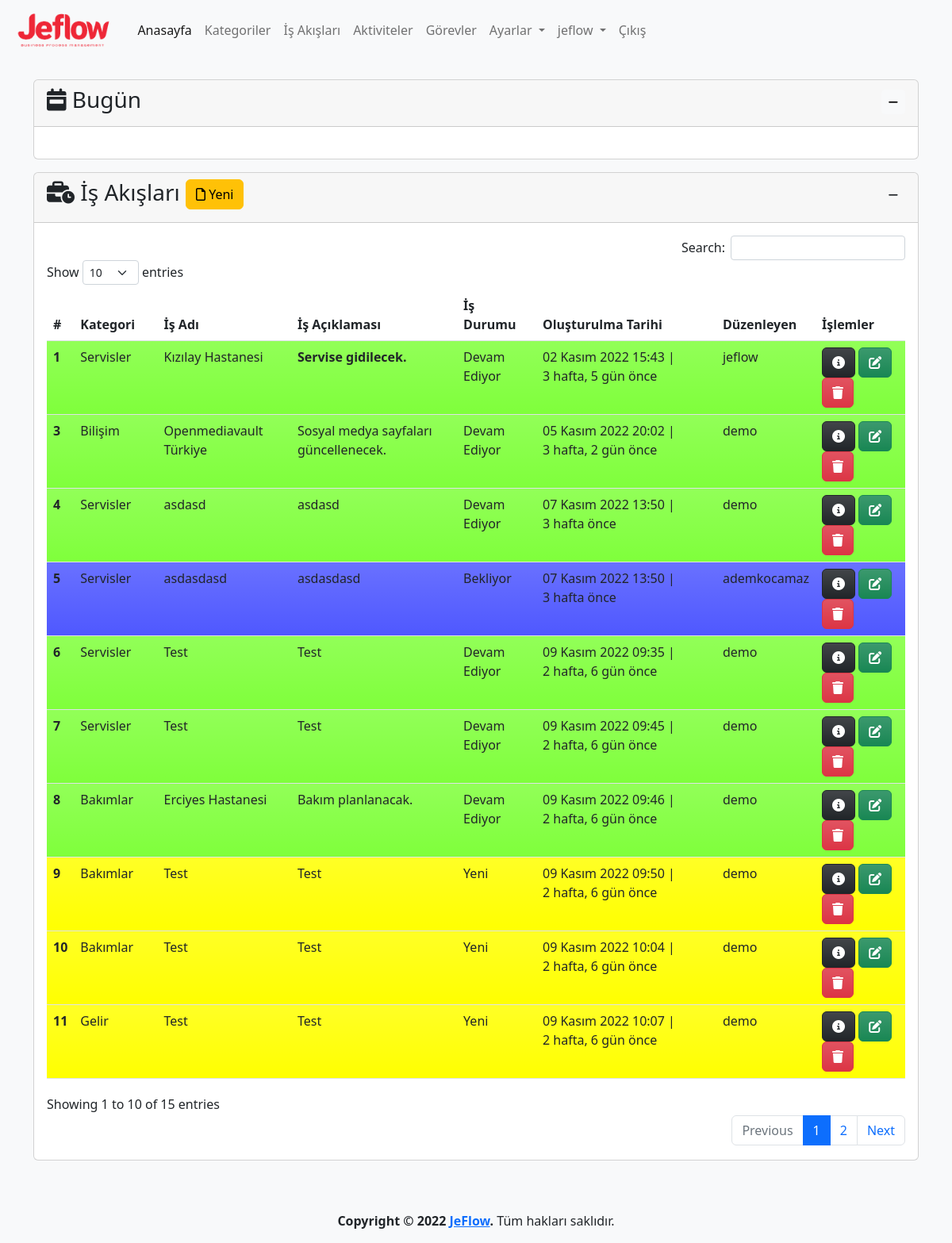
/process/ (signed in), run on the app's committed database.
### app/models.py (models this page shows, shortened)
class Process(models.Model):
    category=models.ForeignKey(Category,on_delete=models.CASCADE,verbose_name='Kategori')
    name=models.CharField(max_length=500,verbose_name='İş Akış Adı')
    description=models.TextField(verbose_name='İş Akış Açıklaması', blank=True, null=True)
    state=models.ForeignKey(State, on_delete=models.SET_NULL,verbose_name='Durum', blank=True, null=True)
    created_date=models.DateTimeField(auto_now_add=True, verbose_name='Oluşturulma Tarihi')
    user=models.ForeignKey(User,on_delete=models.CASCADE,verbose_name='Kullanıcı', blank=True, null=True)
    class Meta:
        verbose_name='İş Akışı'
        verbose_name_plural='İş Akışları'

class Category(models.Model):
    name=models.CharField(max_length=500,verbose_name='Kategori Adı')
    description=models.TextField(verbose_name='Kategori Açıklaması', blank=True, null=True)
    created_date=models.DateTimeField(auto_now_add=True, verbose_name='Oluşturulma Tarihi')
    user=models.ForeignKey(User,on_delete=models.CASCADE,verbose_name='Kullanıcı', blank=True, null=True)
    def __str__(self):
        return self.name # + ' - ' + self.created_date.strftime("%d.%m.%Y, %H:%M:%S")
    class Meta:
        verbose_name='Kategori'
        verbose_name_plural="Kategoriler"

class State(models.Model):
    name=models.CharField(max_length=100,verbose_name='Durum')
    description=models.TextField(verbose_name='Açıklama', blank=True, null=True)
    color=ColorField(default='#FFFFFF',verbose_name='Renk')
    created_date=models.DateTimeField(auto_now_add=True, verbose_name='Oluşturulma Tarihi', blank=True, null=True)
    user=models.ForeignKey(User,on_delete=models.PROTECT,verbose_name='Kullanıcı', blank=True, null=True)
    def __str__(self):
        return self.name
    class Meta:
        verbose_name='Durum'
        verbose_name_plural='Durumlar'

### app/views.py (the view, shortened to what this page needs)
# urls.py: path('process/', views.process, name='process'),
@login_required(login_url='/user/login/')
def process(request):
    state=get_object_or_404(State,name='Yeni')
    process_form=ProcessForm(initial={'state':state})
    processes = Process.objects.order_by('created_date')
    context = {
        'process_form':process_form,
        'processes': processes
    }
    return render(request, 'app/process.html', context)

### app/forms.py
class ProcessForm(forms.ModelForm):
    class Meta:
        model=Process
        fields=('category','name','description','state')

### templates/app/process.html (shortened to what this page needs)
{% extends 'layout.html' %}
{% load humanize %}
{% block content %}
{% load crispy_forms_tags %}
<div class="row mt-3">
    <div class="col-md-12">
        <div class="card">
            <div class="card-header">
                <h3 id="title" class="card-title">
                    <i class="fa-solid fa-business-time"></i>
                    İş Akışları
                    <button type="button" class="btn btn-warning" data-bs-toggle="modal" data-bs-target="#processModal">
                        <i class="fa-regular fa-file"></i>
                        Yeni
                    </button>
                    <div class="float-end">
                        <button class="btn btn-sm" type="button" data-bs-toggle="collapse"
                            data-bs-target="#collapseProcess" aria-expanded="false" aria-controls="collapseProcess">
                            <i class="fa-solid fa-minus"></i>
                        </button>
                    </div>
                </h3>
            </div>
            <div class="collapse show" id="collapseProcess">
                <div class="card-body">
                    {% if processes %}
                    <table id="process" class="table table-hover">
                        <thead>
                            <tr>
                                <th scope="col">#</th>
                                <th scope="col">Kategori</th>
                                <th scope="col">İş Adı</th>
                                <th scope="col">İş Açıklaması</th>
                                <th scope="col">İş Durumu</th>
                                <th scope="col">Oluşturulma Tarihi</th>
                                <th scope="col">Düzenleyen</th>
                                <th scope="col">İşlemler</th>
                            </tr>
                        </thead>
                        <tbody>
                            {% for process in processes %}
                            <tr class="bg-gradient" style="background-color: {{ process.state.color }}">
                                <th scope="row">{{ process.id }}</th>
                                <td>{{ process.category }}</td>
                                <td>{{ process.name }}</td>
                                <td>{{ process.description | safe }}</td>
                                <td>
                                    {% if process.state is not None %}
                                    {{ process.state }}
                                    {% else %}
                                    -
                                    {% endif %}
                                </td>
                                <td>{{ process.created_date }} | {{ process.created_date | timesince}} önce</td>
                                <td>{{ process.user }}</td>
                                <td>
                                    <a href="{% url 'process_detail' process.id %}" class="btn btn-dark bg-gradient"
                                        data-bs-toggle="popover" data-bs-trigger="hover" data-bs-title="Detaylar"
                                        data-bs-content="Seçili satırdaki kaydın detaylarını görüntüler.">
                                        <i class="fa-solid fa-circle-info"></i>
                                    </a>
                                    <a class="btn btn-success bg-gradient" href="{% url 'process_update' process.id %}"
                                        data-bs-toggle="popover" data-bs-trigger="hover" data-bs-title="Düzenle"
                                        data-bs-content="Seçili satırdaki kaydı düzenler.">
                                        <i class="fa-solid fa-pen-to-square"></i>
                                    </a>
                                    <a class="btn btn-danger bg-gradient" href="{% url 'process_delete' process.id %}"
                                        data-bs-toggle="popover" data-bs-trigger="hover" data-bs-title="Sil"
                                        data-bs-content="Seçili satırdaki kaydı siler.">
                                        <i class="fa-solid fa-trash"></i>
                                    </a>
                                </td>
                            </tr>
                            {% endfor %}
                        </tbody>
                    </table>
                    {% else %}
                    <div class="alert alert-warning">
                        <p>İş Akışı bulunamadı.</p>
                    </div>
                    {% endif %}
                </div>
            </div>
        </div>
    </div>
</div>
{% endblock %}

### templates/layout.html (shortened to what this page needs)
{% load static %}
<!doctype html>
<html lang="tr">
<head>
  <link href="https://cdn.jsdelivr.net/npm/bootstrap@5.2.2/dist/css/bootstrap.min.css" rel="stylesheet"
>
  <link rel="stylesheet" href="{% static 'css/jeflow.css' %}">
  <link href="https://cdn.jsdelivr.net/npm/summernote@0.8.18/dist/summernote-lite.min.css" rel="stylesheet">
  <link href="https://cdn.jsdelivr.net/npm/select2@4.1.0-rc.0/dist/css/select2.min.css" rel="stylesheet" />
  <link rel="stylesheet" type="text/css" href="https://cdn.datatables.net/1.12.1/css/dataTables.bootstrap5.min.css">
  <link rel="stylesheet" type="text/css"
    href="https://cdn.datatables.net/responsive/2.3.0/css/responsive.dataTables.min.css">
  <link rel="stylesheet" type="text/css" href="https://cdn.datatables.net/buttons/2.2.3/css/buttons.bootstrap5.min.css">
</head>
<body class="bg-light">
  <header>
    <nav class="navbar navbar-expand-lg bg-light">
      <div class="container-fluid">
        <a class="navbar-brand" href="{% url 'index' %}">
          <img class="logo" src="{% static 'img/logo-text.png' %}" alt="JeFlow">
        </a>
        <div class="collapse navbar-collapse" id="navbarNavDropdown">
          <ul class="navbar-nav">
            <li class="nav-item">
              <a class="nav-link active" aria-current="page" href="{% url 'index' %}">Anasayfa</a>
            </li>
            {% if user.is_authenticated %}
            <li class="nav-item">
              <a class="nav-link" href="{% url 'category' %}">Kategoriler</a>
            </li>
            <li class="nav-item">
              <a class="nav-link" href="{% url 'process' %}">İş Akışları</a>
            </li>
            <li class="nav-item">
              <a class="nav-link" href="{% url 'activity' %}">Aktiviteler</a>
            </li>
            <li class="nav-item">
              <a class="nav-link" href="{% url 'task' %}">Görevler</a>
            </li>
            <li class="nav-item dropdown">
              <a class="nav-link dropdown-toggle" href="{% url 'settings' %}" role="button" data-bs-toggle="dropdown"
                aria-expanded="false">
                Ayarlar
              </a>
            </li>
            <li class="nav-item dropdown">
              <a class="nav-link dropdown-toggle" href="{% url 'profile' %}" role="button" data-bs-toggle="dropdown"
                aria-expanded="false">
                {{ user }}
              </a>
            </li>
            <li class="nav-item">
              <a class="nav-link" href="javascript:{document.getElementById('logout').submit()}">Çıkış</a>
            </li>
            {% else %}
            <li class="nav-item">
              <a class="nav-link" href="{% url 'register' %}">Kayıt Ol</a>
            </li>
            {% endif %}
          </ul>
        </div>
      </div>
    </nav>
  </header>
  <main>
    <div class="container mt-4">
      <div class="row mb-3">
        <div class="col">
          <div class="card">
            <div class="card-header">
              <h3 class="card-title">
                <i class="fa-solid fa-calendar-week"></i>
                Bugün
                <div class="float-end">
                  <button class="btn btn-light btn-sm" type="button" data-bs-toggle="collapse"
                    data-bs-target="#collapseZaman" aria-expanded="false" aria-controls="collapseZaman">
                    <i class="fa-solid fa-minus"></i>
                  </button>
                </div>
              </h3>
            </div>
            <div class="collapse show" id="collapseZaman">
              <div class="card-body text-center">
              </div>
            </div>
          </div>
        </div>
      </div>
      {% block content %}
      {% endblock %}
    </div>
  </main>
  <footer class="mt-5">
    <div class="d-flex flex-column justify-content-center align-items-center">
      <p><strong>Copyright &copy; 2022 <a href="{% url 'index' %}">JeFlow</a>.</strong> Tüm hakları saklıdır.</p>
    </div>
  </footer>
</body>
</html>

### static/css/jeflow.css (style rules this page uses)
img.logo { height: 50px; }

### data on the page
Process: id "1", category "Servisler", name "Kızılay Hastanesi", description "Servise gidilecek.", state "Devam Ediyor", created_date "02 Kasım 2022 15:43", created_date "3 hafta, 5 gün", user "jeflow"
Process: id "3", category "Bilişim", name "Openmediavault Türkiye", description "Sosyal medya sayfaları güncellenecek.", state "Devam Ediyor", created_date "05 Kasım 2022 20:02", created_date "3 hafta, 2 gün", user "demo"
Process: id "4", category "Servisler", name "asdasd", description "asdasd", state "Devam Ediyor", created_date "07 Kasım 2022 13:50", created_date "3 hafta", user "demo"
Process: id "5", category "Servisler", name "asdasdasd", description "asdasdasd", state "Bekliyor", created_date "07 Kasım 2022 13:50", created_date "3 hafta", user "ademkocamaz"
Process: id "6", category "Servisler", name "Test", description "Test", state "Devam Ediyor", created_date "09 Kasım 2022 09:35", created_date "2 hafta, 6 gün", user "demo"
Process: id "7", category "Servisler", name "Test", description "Test", state "Devam Ediyor", created_date "09 Kasım 2022 09:45", created_date "2 hafta, 6 gün", user "demo"
Process: id "8", category "Bakımlar", name "Erciyes Hastanesi", description "Bakım planlanacak.", state "Devam Ediyor", created_date "09 Kasım 2022 09:46", created_date "2 hafta, 6 gün", user "demo"
Process: id "9", category "Bakımlar", name "Test", description "Test", state "Yeni", created_date "09 Kasım 2022 09:50", created_date "2 hafta, 6 gün", user "demo"
Process: id "10", category "Bakımlar", name "Test", description "Test", state "Yeni", created_date "09 Kasım 2022 10:04", created_date "2 hafta, 6 gün", user "demo"
Process: id "11", category "Gelir", name "Test", description "Test", state "Yeni", created_date "09 Kasım 2022 10:07", created_date "2 hafta, 6 gün", user "demo"

### other printed values
{{ user }} "jeflow"
